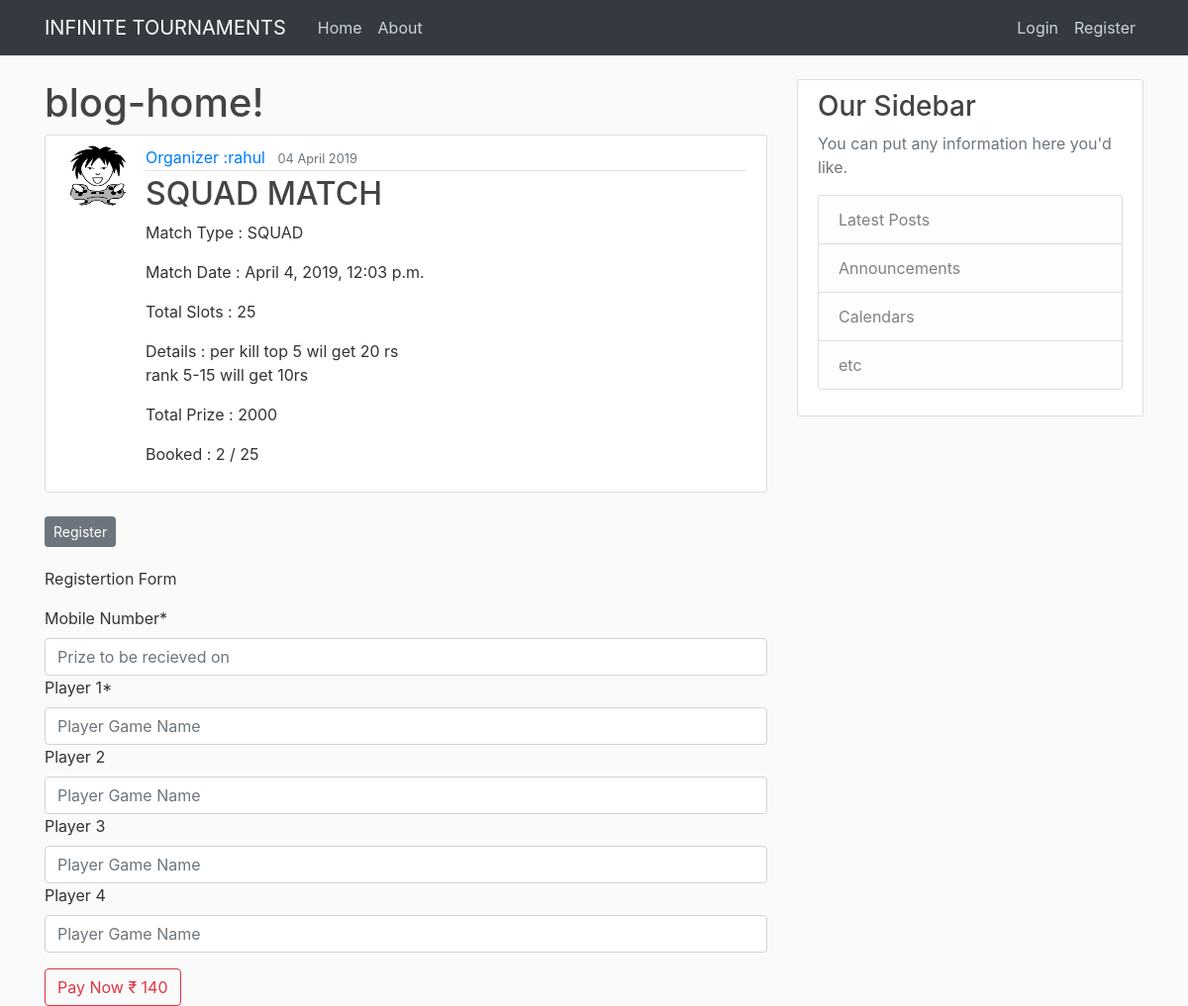
The app's page /post/1/ with its own data.
### blog/models.py (models this page shows, shortened)
class Post(models.Model):
    MY_CHOICES = (
    ('SOLO', 'SOLO'),
    ('DUO', 'DUO'),
    ('SQUAD','SQUAD')
)
    author = models.ForeignKey(User,on_delete=models.CASCADE)
    title = models.CharField(max_length=100)
    match_date = models.DateTimeField(default=timezone.now)
    match_type=models.CharField(max_length=10,choices=MY_CHOICES,default='SOLO')
    description = models.TextField()
    date_posted = models.DateTimeField(default=timezone.now)
    num_seats = models.IntegerField(null=True)
    entry_fee = models.IntegerField(null=False,default=0)
    prize=  models.IntegerField(null=False,default=0)
    per_kill = models.CharField(max_length=10,default=0)
    room_details = models.CharField(max_length=60,default='Room id :--')

### users/models.py (models this page shows, shortened)
class User(AbstractUser):
    is_organizer = models.BooleanField(default=False)
    def __str__(self):
        return(self.username )

class Profile(models.Model):
    user = models.OneToOneField(User, on_delete=models.CASCADE)
    profile_image = models.ImageField(default='default.png',upload_to='profile_pics',blank=True)

### blog/views.py (the view)
# urls.py: path('post/<int:pk>/',PostDetailView.as_view(), name='post-detail'),
class PostDetailView(DetailView):
    model = Post                          # default template format <app>/<model>_<viewtype>.html
    def get_context_data(self, **kwargs):
        context = super().get_context_data(**kwargs)
        pk=self.kwargs['pk']
        post=Post.objects.get(pk=pk)
        match=post.match_type
        match_date=post.match_date
        print(match_date)
        match_date=match_date.strftime('%Y-%m-%d %H:%M')
        time = datetime.now()
        time=time.strftime('%Y-%m-%d %H:%M')
        if str(match_date) > str(time):
            status=True
        else:
            status=False
        count=(Slot.objects.filter(post_id=pk).count())
        count=int(count)
        total_seats=int(post.num_seats)
        total_sum=count*int(post.entry_fee)
        results=(Result.objects.filter(post_id=pk))
        context['total_seats']=total_seats
        context['total_sum']=total_sum
        context['count'] =count
        context['status'] =status
        context['results'] = results
        return context

### blog/templates/blog/post_detail.html (shortened to what this page needs)
{%extends "blog/base.html"%}
{%block content%}
<h1> blog-home!</h1>
      <article class="media content-section">
        <img class="rounded-circle article-img" src="{{object.author.profile.profile_image.url}}">
        <div class="media-body">
          <div class="article-metadata">
            <a class="mr-2" href="#">Organizer :{{ object.author }}</a>
            <small class="text-muted">{{ object.date_posted |date:"d F Y"}}</small>
          </div>
          <h2 class="article-title"> {{ object.title }}</h2>
          <p class="article-content">Match Type : {{ object.match_type }}</p>
          <p class="article-content">Match Date : {{ object.match_date }}</p>
          <p class="article-content">Total Slots : {{ object.num_seats }}</p>
          <p class="article-content">Details : {{ object.description }}</p>
            <p class="article-content">Total Prize : {{ object.prize }}</p>
          <p class="article-content">Booked : {{count }} / {{total_seats}}</p>
        </div>
      </article>
        <div class="">
            {%if status == False %}
                   <a class = "btn btn-danger btn-sm mt-1 mb-1" href="#">Registeration Over</a>
            {%else%}
                 <a class = "btn btn-secondary btn-sm mr-2 mt-1 mb-1" href="#fill">Register </a>
            {%endif%}
      </div>
      <form id="action-form" method="POST" action="{% url 'post-book' object.id %}">
        <div >
                {%if not object.author == user and status == True %}
                      <div>
                        <a id = "fill">Registertion Form</a>
                      </div>
                      <div class="row form-group">
                        <div class="col-md-12">
                          <label for="fullname" >Mobile Number*</label>
                          <input type="number" placeholder="Prize to be recieved on" id="fullname" class="form-control" name="phone" required="">
                          <label for="fullname" >Player 1*</label>
                          <input type="text" id="fullname" placeholder="Player Game Name" class="form-control" name="player1"  required="">
                          <label for="fullname" >Player 2</label>
                          <input type="text" id="fullname" placeholder="Player Game Name" class="form-control" name="player2" >
                          <label for="fullname" >Player 3</label>
                          <input type="text" id="fullname" placeholder="Player Game Name" class="form-control" name="player3" >
                          <label for="fullname" >Player 4</label>
                          <input type="text" id="fullname" placeholder="Player Game Name" class="form-control" name="player4" >
                        </div>
                      </div>
                </form>
                {%if not object.author == user and status == True %}
                    <button class="btn btn-outline-danger" type="submit">Pay Now ₹ {{object.entry_fee}}</button>
                {%endif%}
              {%endif%}
        </div>
{%endblock%}

### blog/templates/blog/base.html (shortened to what this page needs)
{%load static%}
<!DOCTYPE html>
<html>
<head>
        <link rel="stylesheet" href="https://stackpath.bootstrapcdn.com/bootstrap/4.3.1/css/bootstrap.min.css">
        <link rel="stylesheet",type ="text/css"  href="{%static 'blog/main.css'%}" >
</head>
<body>
              <header class="site-header">
                  <nav class="navbar navbar-expand-md navbar-dark bg-dark fixed-top">
                      <div class="container">
                        <a class="navbar-brand mr-4" href="/">INFINITE TOURNAMENTS</a>
                        <div class="collapse navbar-collapse" id="navbarToggle">
                              <div class="navbar-nav mr-auto">
                                <a class="nav-item nav-link" href="/">Home</a>
                                <a class="nav-item nav-link" href="/about">About</a>
                              </div>
                              <div class="navbar-nav">
                                  {% if user.is_authenticated  %}
                                      <a class="nav-item nav-link" href="{% url 'profile' %}">Profile</a>
                                      <a class="nav-item nav-link" href="{% url 'logout' %}">Logout</a>
                                      {% if user.is_organizer == True %}
                                          <a class="nav-item nav-link" href="{% url 'post-create' %}">New Post</a>
                                      {%endif%}
                                  {%else%}
                                      <a class="nav-item nav-link" href="{% url 'login' %}">Login</a>
                                      <a class="nav-item nav-link" href="{% url 'register' %}">Register</a>
                                  {%endif%}
                              </div>
                        </div>
                      </div>
                  </nav>
            </header>
        <main role="main" class="container">
          <div class="row">
            <div class="col-md-8">
              {% block content %}{% endblock %}
            </div>
            <div class="col-md-4">
              <div class="content-section">
                <h3>Our Sidebar</h3>
                <p class='text-muted'>You can put any information here you'd like.
                  <ul class="list-group">
                    <li class="list-group-item list-group-item-light">Latest Posts</li>
                    <li class="list-group-item list-group-item-light">Announcements</li>
                    <li class="list-group-item list-group-item-light">Calendars</li>
                    <li class="list-group-item list-group-item-light">etc</li>
                  </ul>
                </p>
              </div>
            </div>
        </main>
</body>
</html>

### blog/static/blog/main.css (style rules this page uses)
body { background: #fafafa; color: #333333; margin-top: 5rem; }
h1, h2, h3, h4, h5, h6 { color: #444444; }
ul { margin: 0; }
.site-header .navbar-nav .nav-link { color: #cbd5db; }
.content-section { background: #ffffff; padding: 10px 20px; border: 1px solid #dddddd; border-radius: 3px; margin-bottom: 20px; }
.article-title { color: #444444; }
.article-content { white-space: pre-line; }
.article-img { height: 65px; width: 65px; margin-right: 16px; }
.article-metadata { padding-bottom: 1px; margin-bottom: 4px; border-bottom: 1px solid #e3e3e3 }

### records on screen
Post: author.profile.profile_image (placeholder picture), author "rahul", date_posted "04 April 2019", title "SQUAD MATCH", match_type "SQUAD", match_date "April 4, 2019, 12:03 p.m.", num_seats "25", description "per kill top 5 wil get 20 rs rank 5-15 will get 10rs", prize "2000", entry_fee "140"

### other values on screen
{{ count }} "2"
{{ total_seats }} "25"
